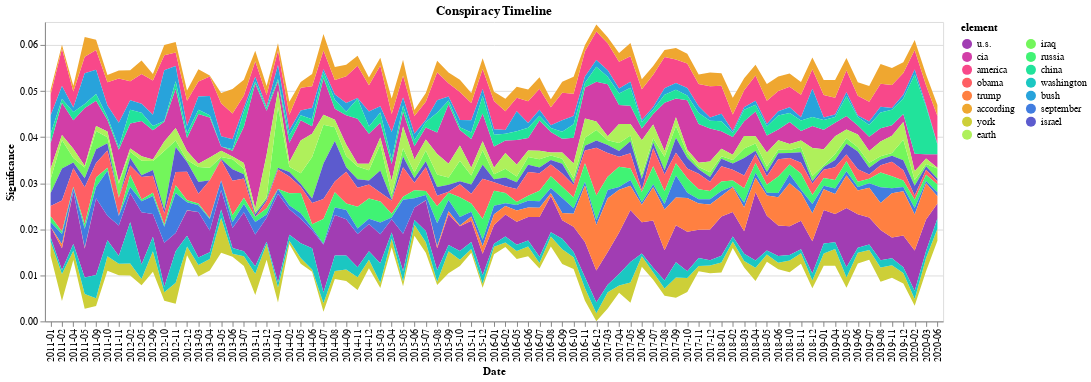
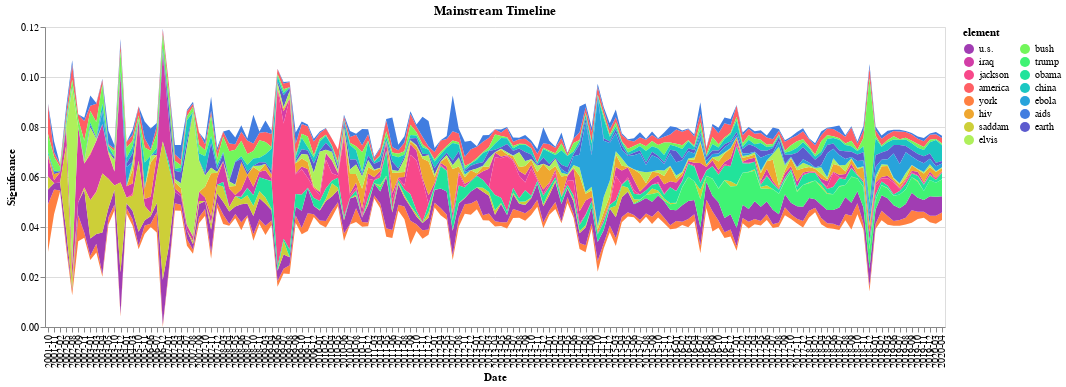

Notebook code for these charts, in order:
### Markdown cell above
### vis 1
Frequencies of top 15 words in the dvrs

### Code cell
for subcorpus in ("conspiracy", "mainstream"):
    dvr = (
        pd.read_csv(f"results/{subcorpus}/dvr.csv")
        .sort_values("global_weight", ascending=False)["element"]
        .head(15)
    )
    squeezed_freq = pd.read_csv(
        f"results/{subcorpus}/squeezed_freq.csv", parse_dates=["date"]
    )
    pdf = squeezed_freq[squeezed_freq["element"].isin(dvr)].reset_index(drop=True)
    pdf["xdate"] = pdf["date"].astype(str).str[:7]
    display(
        timeline(
            pdf,
            x="xdate",
            y="global_weight",
            subcorpus=subcorpus,
            stack="center",
            order=dvr.to_list(),
            name=f"vis_1_{subcorpus}_timeline",
        )
    )

### Figure 1 — Vega-Lite specification as saved in the notebook (floating-point values rounded to 4 significant figures; data arrays with more than 128 entries replaced by an {"elided": "..."} marker saying what was removed)
{"config": {"view": {"continuousWidth": 400, "continuousHeight": 300}}, "data": {"name": "data-26ac13758fe3ad8a98165431d9ef24a5"}, "mark": "area", "encoding": {"color": {"field": "element", "legend": {"columns": 2, "labelLimit": 1000}, "scale": {"scheme": "rainbow"}, "sort": ["u.s.", "cia", "america", "obama", "trump", "according", "york", "earth", "iraq", "russia", "china", "washington", "bush", "september", "israel"], "type": "nominal"}, "opacity": {"condition": {"value": 1, "selection": "selector013"}, "value": 0.2}, "tooltip": [{"field": "element", "type": "nominal"}, {"field": "global_weight", "type": "quantitative"}], "x": {"field": "xdate", "title": "Date", "type": "ordinal"}, "y": {"field": "global_weight", "stack": "center", "title": "Significance", "type": "quantitative"}}, "selection": {"selector014": {"type": "interval", "bind": "scales", "encodings": ["x", "y"]}, "selector013": {"type": "multi", "fields": ["element"], "bind": "legend"}}, "title": "Conspiracy Timeline", "width": 900, "$schema": "https://vega.github.io/schema/vega-lite/v4.17.0.json", "datasets": {"data-26ac13758fe3ad8a98165431d9ef24a5": {"elided": "1148 records"}}}

### Figure 2 — Vega-Lite specification as saved in the notebook (floating-point values rounded to 4 significant figures; data arrays with more than 128 entries replaced by an {"elided": "..."} marker saying what was removed)
{"config": {"view": {"continuousWidth": 400, "continuousHeight": 300}}, "data": {"name": "data-2d877e3f4867b0081345a6162ec35daa"}, "mark": "area", "encoding": {"color": {"field": "element", "legend": {"columns": 2, "labelLimit": 1000}, "scale": {"scheme": "rainbow"}, "sort": ["u.s.", "iraq", "jackson", "america", "york", "hiv", "saddam", "elvis", "bush", "trump", "obama", "china", "ebola", "aids", "earth"], "type": "nominal"}, "opacity": {"condition": {"value": 1, "selection": "selector015"}, "value": 0.2}, "tooltip": [{"field": "element", "type": "nominal"}, {"field": "global_weight", "type": "quantitative"}], "x": {"field": "xdate", "title": "Date", "type": "ordinal"}, "y": {"field": "global_weight", "stack": "center", "title": "Significance", "type": "quantitative"}}, "selection": {"selector016": {"type": "interval", "bind": "scales", "encodings": ["x", "y"]}, "selector015": {"type": "multi", "fields": ["element"], "bind": "legend"}}, "title": "Mainstream Timeline", "width": 900, "$schema": "https://vega.github.io/schema/vega-lite/v4.17.0.json", "datasets": {"data-2d877e3f4867b0081345a6162ec35daa": {"elided": "1923 records"}}}
